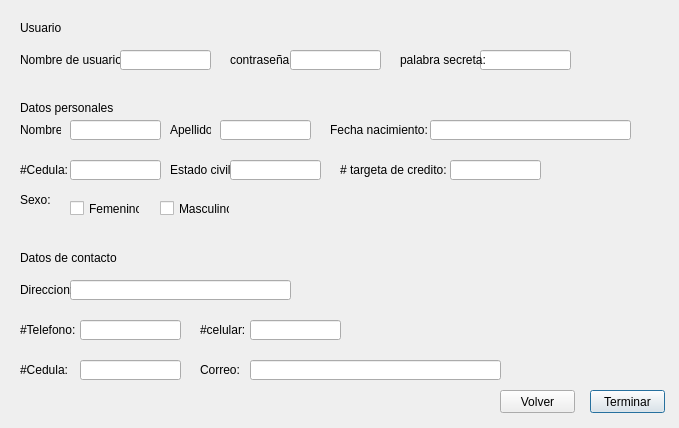
<?xml version="1.0" encoding="UTF-8"?>
<ui version="4.0">
 <class>registrarse</class>
 <widget class="QDialog" name="registrarse">
  <property name="geometry">
   <rect>
    <x>0</x>
    <y>0</y>
    <width>679</width>
    <height>428</height>
   </rect>
  </property>
  <property name="windowTitle">
   <string>Dialog</string>
  </property>
  <widget class="QLineEdit" name="usuario">
   <property name="geometry">
    <rect>
     <x>70</x>
     <y>120</y>
     <width>91</width>
     <height>20</height>
    </rect>
   </property>
   <property name="text">
    <string/>
   </property>
  </widget>
  <widget class="QLineEdit" name="usuario_11">
   <property name="geometry">
    <rect>
     <x>250</x>
     <y>320</y>
     <width>91</width>
     <height>20</height>
    </rect>
   </property>
   <property name="text">
    <string/>
   </property>
  </widget>
  <widget class="QLabel" name="texto_4">
   <property name="geometry">
    <rect>
     <x>20</x>
     <y>190</y>
     <width>61</width>
     <height>20</height>
    </rect>
   </property>
   <property name="text">
    <string>Sexo:</string>
   </property>
   <property name="textFormat">
    <enum>Qt::AutoText</enum>
   </property>
   <property name="wordWrap">
    <bool>false</bool>
   </property>
   <property name="margin">
    <number>0</number>
   </property>
   <property name="indent">
    <number>-1</number>
   </property>
  </widget>
  <widget class="QLineEdit" name="usuario_8">
   <property name="geometry">
    <rect>
     <x>250</x>
     <y>360</y>
     <width>251</width>
     <height>20</height>
    </rect>
   </property>
   <property name="text">
    <string/>
   </property>
  </widget>
  <widget class="QPushButton" name="b_registrarse">
   <property name="geometry">
    <rect>
     <x>590</x>
     <y>390</y>
     <width>75</width>
     <height>23</height>
    </rect>
   </property>
   <property name="text">
    <string>Terminar</string>
   </property>
  </widget>
  <widget class="QLineEdit" name="usuario_4">
   <property name="geometry">
    <rect>
     <x>70</x>
     <y>160</y>
     <width>91</width>
     <height>20</height>
    </rect>
   </property>
   <property name="text">
    <string/>
   </property>
  </widget>
  <widget class="QLabel" name="texto_7">
   <property name="geometry">
    <rect>
     <x>340</x>
     <y>160</y>
     <width>111</width>
     <height>20</height>
    </rect>
   </property>
   <property name="text">
    <string># targeta de credito:</string>
   </property>
   <property name="textFormat">
    <enum>Qt::AutoText</enum>
   </property>
   <property name="wordWrap">
    <bool>false</bool>
   </property>
   <property name="margin">
    <number>0</number>
   </property>
   <property name="indent">
    <number>-1</number>
   </property>
  </widget>
  <widget class="QLabel" name="label_2">
   <property name="geometry">
    <rect>
     <x>20</x>
     <y>250</y>
     <width>111</width>
     <height>16</height>
    </rect>
   </property>
   <property name="text">
    <string>Datos de contacto</string>
   </property>
  </widget>
  <widget class="QLabel" name="texto_10">
   <property name="geometry">
    <rect>
     <x>230</x>
     <y>50</y>
     <width>61</width>
     <height>20</height>
    </rect>
   </property>
   <property name="text">
    <string>contraseña:</string>
   </property>
   <property name="textFormat">
    <enum>Qt::AutoText</enum>
   </property>
   <property name="wordWrap">
    <bool>false</bool>
   </property>
   <property name="margin">
    <number>0</number>
   </property>
   <property name="indent">
    <number>-1</number>
   </property>
  </widget>
  <widget class="QLabel" name="texto_11">
   <property name="geometry">
    <rect>
     <x>200</x>
     <y>320</y>
     <width>51</width>
     <height>20</height>
    </rect>
   </property>
   <property name="text">
    <string>#celular:</string>
   </property>
   <property name="textFormat">
    <enum>Qt::AutoText</enum>
   </property>
   <property name="wordWrap">
    <bool>false</bool>
   </property>
   <property name="margin">
    <number>0</number>
   </property>
   <property name="indent">
    <number>-1</number>
   </property>
  </widget>
  <widget class="QLabel" name="texto_3">
   <property name="geometry">
    <rect>
     <x>170</x>
     <y>120</y>
     <width>41</width>
     <height>20</height>
    </rect>
   </property>
   <property name="text">
    <string>Apellido:</string>
   </property>
   <property name="textFormat">
    <enum>Qt::AutoText</enum>
   </property>
   <property name="wordWrap">
    <bool>false</bool>
   </property>
   <property name="margin">
    <number>0</number>
   </property>
   <property name="indent">
    <number>-1</number>
   </property>
  </widget>
  <widget class="QLabel" name="label_3">
   <property name="geometry">
    <rect>
     <x>20</x>
     <y>20</y>
     <width>111</width>
     <height>16</height>
    </rect>
   </property>
   <property name="text">
    <string>Usuario</string>
   </property>
  </widget>
  <widget class="QLineEdit" name="usuario_6">
   <property name="geometry">
    <rect>
     <x>430</x>
     <y>120</y>
     <width>201</width>
     <height>20</height>
    </rect>
   </property>
   <property name="text">
    <string/>
   </property>
  </widget>
  <widget class="QLabel" name="texto">
   <property name="geometry">
    <rect>
     <x>20</x>
     <y>120</y>
     <width>41</width>
     <height>20</height>
    </rect>
   </property>
   <property name="text">
    <string>Nombre:</string>
   </property>
   <property name="textFormat">
    <enum>Qt::AutoText</enum>
   </property>
   <property name="wordWrap">
    <bool>false</bool>
   </property>
   <property name="margin">
    <number>0</number>
   </property>
   <property name="indent">
    <number>-1</number>
   </property>
  </widget>
  <widget class="QLineEdit" name="usuario_3">
   <property name="geometry">
    <rect>
     <x>220</x>
     <y>120</y>
     <width>91</width>
     <height>20</height>
    </rect>
   </property>
   <property name="text">
    <string/>
   </property>
  </widget>
  <widget class="QLabel" name="texto_13">
   <property name="geometry">
    <rect>
     <x>20</x>
     <y>360</y>
     <width>61</width>
     <height>20</height>
    </rect>
   </property>
   <property name="text">
    <string>#Cedula:</string>
   </property>
   <property name="textFormat">
    <enum>Qt::AutoText</enum>
   </property>
   <property name="wordWrap">
    <bool>false</bool>
   </property>
   <property name="margin">
    <number>0</number>
   </property>
   <property name="indent">
    <number>-1</number>
   </property>
  </widget>
  <widget class="QLineEdit" name="usuario_2">
   <property name="geometry">
    <rect>
     <x>70</x>
     <y>280</y>
     <width>221</width>
     <height>20</height>
    </rect>
   </property>
   <property name="text">
    <string/>
   </property>
  </widget>
  <widget class="QLineEdit" name="usuario_12">
   <property name="geometry">
    <rect>
     <x>80</x>
     <y>320</y>
     <width>101</width>
     <height>20</height>
    </rect>
   </property>
   <property name="text">
    <string/>
   </property>
  </widget>
  <widget class="QLabel" name="texto_2">
   <property name="geometry">
    <rect>
     <x>20</x>
     <y>160</y>
     <width>61</width>
     <height>20</height>
    </rect>
   </property>
   <property name="text">
    <string>#Cedula:</string>
   </property>
   <property name="textFormat">
    <enum>Qt::AutoText</enum>
   </property>
   <property name="wordWrap">
    <bool>false</bool>
   </property>
   <property name="margin">
    <number>0</number>
   </property>
   <property name="indent">
    <number>-1</number>
   </property>
  </widget>
  <widget class="QLineEdit" name="usuario_10">
   <property name="geometry">
    <rect>
     <x>480</x>
     <y>50</y>
     <width>91</width>
     <height>20</height>
    </rect>
   </property>
   <property name="text">
    <string/>
   </property>
  </widget>
  <widget class="QLabel" name="texto_6">
   <property name="geometry">
    <rect>
     <x>330</x>
     <y>120</y>
     <width>101</width>
     <height>20</height>
    </rect>
   </property>
   <property name="text">
    <string>Fecha nacimiento:</string>
   </property>
   <property name="textFormat">
    <enum>Qt::AutoText</enum>
   </property>
   <property name="wordWrap">
    <bool>false</bool>
   </property>
   <property name="margin">
    <number>0</number>
   </property>
   <property name="indent">
    <number>-1</number>
   </property>
  </widget>
  <widget class="QLabel" name="texto_5">
   <property name="geometry">
    <rect>
     <x>170</x>
     <y>160</y>
     <width>61</width>
     <height>20</height>
    </rect>
   </property>
   <property name="text">
    <string>Estado civil:</string>
   </property>
   <property name="textFormat">
    <enum>Qt::AutoText</enum>
   </property>
   <property name="wordWrap">
    <bool>false</bool>
   </property>
   <property name="margin">
    <number>0</number>
   </property>
   <property name="indent">
    <number>-1</number>
   </property>
  </widget>
  <widget class="QCheckBox" name="checkBox">
   <property name="geometry">
    <rect>
     <x>70</x>
     <y>200</y>
     <width>70</width>
     <height>17</height>
    </rect>
   </property>
   <property name="text">
    <string>Femenino</string>
   </property>
  </widget>
  <widget class="QLabel" name="texto_8">
   <property name="geometry">
    <rect>
     <x>20</x>
     <y>320</y>
     <width>61</width>
     <height>20</height>
    </rect>
   </property>
   <property name="text">
    <string>#Telefono:</string>
   </property>
   <property name="textFormat">
    <enum>Qt::AutoText</enum>
   </property>
   <property name="wordWrap">
    <bool>false</bool>
   </property>
   <property name="margin">
    <number>0</number>
   </property>
   <property name="indent">
    <number>-1</number>
   </property>
  </widget>
  <widget class="QLineEdit" name="usuario_13">
   <property name="geometry">
    <rect>
     <x>290</x>
     <y>50</y>
     <width>91</width>
     <height>20</height>
    </rect>
   </property>
   <property name="text">
    <string/>
   </property>
  </widget>
  <widget class="QLabel" name="texto_12">
   <property name="geometry">
    <rect>
     <x>200</x>
     <y>360</y>
     <width>61</width>
     <height>20</height>
    </rect>
   </property>
   <property name="text">
    <string>Correo:</string>
   </property>
   <property name="textFormat">
    <enum>Qt::AutoText</enum>
   </property>
   <property name="wordWrap">
    <bool>false</bool>
   </property>
   <property name="margin">
    <number>0</number>
   </property>
   <property name="indent">
    <number>-1</number>
   </property>
  </widget>
  <widget class="QLineEdit" name="usuario_9">
   <property name="geometry">
    <rect>
     <x>80</x>
     <y>360</y>
     <width>101</width>
     <height>20</height>
    </rect>
   </property>
   <property name="text">
    <string/>
   </property>
  </widget>
  <widget class="QLineEdit" name="usuario_5">
   <property name="geometry">
    <rect>
     <x>230</x>
     <y>160</y>
     <width>91</width>
     <height>20</height>
    </rect>
   </property>
   <property name="text">
    <string/>
   </property>
  </widget>
  <widget class="QLineEdit" name="usuario_7">
   <property name="geometry">
    <rect>
     <x>450</x>
     <y>160</y>
     <width>91</width>
     <height>20</height>
    </rect>
   </property>
   <property name="text">
    <string/>
   </property>
  </widget>
  <widget class="QLabel" name="texto_14">
   <property name="geometry">
    <rect>
     <x>20</x>
     <y>50</y>
     <width>101</width>
     <height>20</height>
    </rect>
   </property>
   <property name="text">
    <string>Nombre de usuario:</string>
   </property>
   <property name="textFormat">
    <enum>Qt::AutoText</enum>
   </property>
   <property name="wordWrap">
    <bool>false</bool>
   </property>
   <property name="margin">
    <number>0</number>
   </property>
   <property name="indent">
    <number>-1</number>
   </property>
  </widget>
  <widget class="QCheckBox" name="checkBox_2">
   <property name="geometry">
    <rect>
     <x>160</x>
     <y>200</y>
     <width>70</width>
     <height>17</height>
    </rect>
   </property>
   <property name="text">
    <string>Masculino</string>
   </property>
  </widget>
  <widget class="QLabel" name="texto_9">
   <property name="geometry">
    <rect>
     <x>20</x>
     <y>280</y>
     <width>51</width>
     <height>20</height>
    </rect>
   </property>
   <property name="text">
    <string>Direccion:</string>
   </property>
   <property name="textFormat">
    <enum>Qt::AutoText</enum>
   </property>
   <property name="wordWrap">
    <bool>false</bool>
   </property>
   <property name="margin">
    <number>0</number>
   </property>
   <property name="indent">
    <number>-1</number>
   </property>
  </widget>
  <widget class="QLabel" name="label">
   <property name="geometry">
    <rect>
     <x>20</x>
     <y>100</y>
     <width>111</width>
     <height>16</height>
    </rect>
   </property>
   <property name="text">
    <string>Datos personales</string>
   </property>
  </widget>
  <widget class="QLabel" name="texto_15">
   <property name="geometry">
    <rect>
     <x>400</x>
     <y>50</y>
     <width>101</width>
     <height>20</height>
    </rect>
   </property>
   <property name="text">
    <string>palabra secreta:</string>
   </property>
   <property name="textFormat">
    <enum>Qt::AutoText</enum>
   </property>
   <property name="wordWrap">
    <bool>false</bool>
   </property>
   <property name="margin">
    <number>0</number>
   </property>
   <property name="indent">
    <number>-1</number>
   </property>
  </widget>
  <widget class="QLineEdit" name="usuario_14">
   <property name="geometry">
    <rect>
     <x>120</x>
     <y>50</y>
     <width>91</width>
     <height>20</height>
    </rect>
   </property>
   <property name="text">
    <string/>
   </property>
  </widget>
  <widget class="QPushButton" name="pushButton">
   <property name="geometry">
    <rect>
     <x>500</x>
     <y>390</y>
     <width>75</width>
     <height>23</height>
    </rect>
   </property>
   <property name="text">
    <string>Volver</string>
   </property>
  </widget>
 </widget>
 <resources/>
 <connections/>
</ui>
